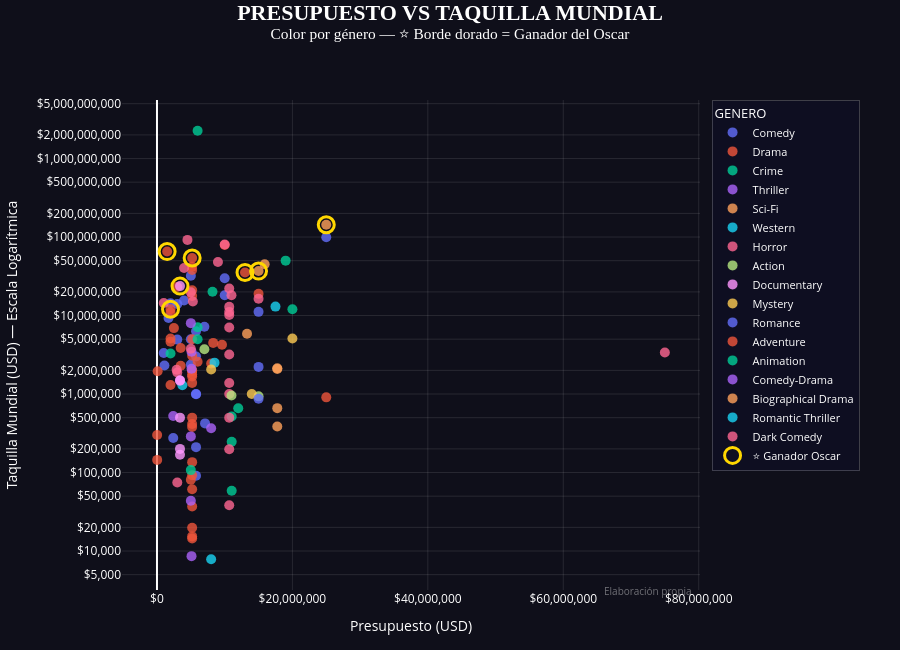

Notebook code cell kept with this figure:
### Code cell
import plotly.express as px
import plotly.graph_objects as go

# ── Preparar datos ────────────────────────────────────────────────────────────
df_scatter = a24.copy()
df_scatter["oscar_bool"] = df_scatter["OSCAR"]== "YES"

# ── Figura base con px (color por género) ────────────────────────────────────
fig = px.scatter(
    df_scatter,
    x="PRESUPUESTO",
    y="TAQUILLA MUNDIAL",
    color="GENERO",
    hover_name="TITULO",
    hover_data={
        "PRESUPUESTO"     : ":,.0f",
        "TAQUILLA MUNDIAL": ":,.0f",
        "DIRECTOR"        : True,
        "AÑO ESTRENO"     : True,
        "OSCAR"           : True,
        "GENERO"          : False,
    },
    height=650,
)

fig.update_traces(
    marker=dict(size=10, opacity=0.8),
)

# ── Capa extra — borde dorado para ganadores del Oscar ────────────────────────
df_oscar = df_scatter[df_scatter["oscar_bool"]]

fig.add_trace(
    go.Scatter(
        x=df_oscar["PRESUPUESTO"],
        y=df_oscar["TAQUILLA MUNDIAL"],
        mode="markers",
        name="⭐ Ganador Oscar",
        marker=dict(
            size=16,
            color="rgba(0,0,0,0)",           # transparente por dentro
            line=dict(color="gold", width=3),# borde dorado
            symbol="circle",
        ),
        hovertemplate=(
            "<b>%{customdata[0]}</b><br>"
            "Presupuesto: $%{x:,.0f}<br>"
            "Taquilla: $%{y:,.0f}<br>"
            "⭐ Ganador del Oscar<extra></extra>"
        ),
        customdata=df_oscar[["TITULO"]].values,
    )
)

# ── Layout ────────────────────────────────────────────────────────────────────
fig.update_layout(
    title=dict(
        text="<b>PRESUPUESTO VS TAQUILLA MUNDIAL</b><br><sup>Color por género — ⭐ Borde dorado = Ganador del Oscar</sup>",
        font=dict(size=22, color="white", family="Arial Black"),
        x=0.5,
        xanchor="center",
        y=0.97,
    ),

    paper_bgcolor="#0f0f1a",
    plot_bgcolor="#0f0f1a",

    xaxis=dict(
        title="Presupuesto (USD)",
        color="white",
        gridcolor="rgba(255,255,255,0.1)",
        tickformat="$,.0f",
    ),
    yaxis=dict(
        title="Taquilla Mundial (USD) — Escala Logarítmica",
        color="white",
        gridcolor="rgba(255,255,255,0.1)",
        type="log",
        exponentformat="none",
        tickformat="$,.0f",
    ),

    legend=dict(
        font=dict(color="white", size=11),
        bgcolor="rgba(15,15,35,0.85)",
        bordercolor="rgba(255,255,255,0.2)",
        borderwidth=1,
        x=1.02,
        y=1,
        xanchor="left",
        yanchor="top",
    ),

    font=dict(color="white"),
    margin={"r": 200, "t": 100, "l": 80, "b": 60},
    height=650,

    annotations=[
        dict(
            text="Elaboración propia",
            x=0.99, y=-0.02,
            xref="paper", yref="paper",
            showarrow=False,
            font=dict(size=10, color="rgba(255,255,255,0.4)"),
            xanchor="right",
        )
    ],
)

fig.show()

### Figure 1 — Plotly figure (JSON) as saved in the notebook; plotly's stock layout.template omitted (floating-point values rounded to 4 significant figures; data arrays with more than 128 entries replaced by an {"elided": "..."} marker saying what was removed)
{"data": [{"customdata": [["Roman Coppola", 2013, "NO", "Comedy"], ["Harmony Korine", 2013, "NO", "Comedy"], ["Gillian Robespierre", 2014, "NO", "Comedy"], ["Jeff Baena", 2014, "NO", "Comedy"], ["Lynn Shelton", 2014, "NO", "Comedy"], ["Noah Baumbach", 2015, "NO", "Comedy"], ["Anna Boden, Ryan Fleck", 2015, "NO", "Comedy"], ["Yorgos Lanthimos", 2016, "NO", "Comedy"], ["Dan Kwan, Daniel Scheinert", 2016, "NO", "Comedy"], ["Chad Hartigan", 2016, "NO", "Comedy"], ["Mike Mills", 2016, "NO", "Comedy"], ["James Franco", 2017, "NO", "Comedy"], ["Bo Burnham", 2018, "NO", "Comedy"], ["Jonah Hill", 2018, "NO", "Comedy"], ["Sofia Coppola", 2020, "NO", "Comedy"], ["Janicza Bravo", 2021, "NO", "Comedy"], ["Sean Baker", 2021, "NO", "Comedy"], ["Dan Kwan, Daniel Scheinert", 2022, "NO", "Comedy"], ["Dean Fleischer Camp", 2022, "NO", "Comedy"], ["Owen Kline", 2022, "NO", "Comedy"], ["Halina Reijn", 2022, "NO", "Comedy"], ["Kyle Mooney", 2024, "NO", "Comedy"]], "hovertemplate": "<b>%{hovertext}</b><br><br>PRESUPUESTO=%{x:,.0f}<br>TAQUILLA MUNDIAL=%{y:,.0f}<br>DIRECTOR=%{customdata[0]}<br>AÑO ESTRENO=%{customdata[1]}<br>OSCAR=%{customdata[2]}<extra></extra>", "hovertext": ["A Glimpse Inside the Mind of Charles Swan III", "Spring Breakers", "Obvious Child", "Life After Beth", "Laggies", "While We're Young", "Mississippi Grind", "The Lobster", "Swiss Army Man", "Morris From America", "20th Century Women", "The Disaster Artist", "Eighth Grade", "Mid90s", "On The Rocks", "Zola", "Red Rocket", "Everything Everywhere All At Once", "Marcel the Shell With Shoes On", "Funny Pages", "Bodies Bodies Bodies", "Y2K"], "legendgroup": "Comedy", "marker": {"color": "#636efa", "opacity": 0.8, "size": 10, "symbol": "circle"}, "mode": "markers", "name": "Comedy", "orientation": "v", "showlegend": true, "type": "scatter", "x": [5768750, 5000000, 1000000, 2400000, 5000000, 10000000, 7100000, 4000000, 3000000, 5768750, 7000000, 10000000, 2000000, 1700000, 5768750, 5000000, 1100000, 25000000, 5768750, 5768750, 3000000, 5768750], "xaxis": "x", "y": [210565, 32170399, 3325417, 274717, 2379154, 18117839, 422746, 15509546, 4935501, 91151, 7214806, 29820616, 14347433, 9303022, 992103, 4998097, 2308699, 99241693, 6307913, 1000000, 14029755, 3000000], "yaxis": "y"}, {"customdata": {"elided": "43x4 mixed values"}, "hovertemplate": "<b>%{hovertext}</b><br><br>PRESUPUESTO=%{x:,.0f}<br>TAQUILLA MUNDIAL=%{y:,.0f}<br>DIRECTOR=%{customdata[0]}<br>AÑO ESTRENO=%{customdata[1]}<br>OSCAR=%{customdata[2]}<extra></extra>", "hovertext": ["Ginger & Rosa", "The Spectacular Now", "Locke", "The End of the Tour", "Room", "Remember", "Krisha", "The Adderall Diaries", "Into The Forest", "The Sea of Trees", "American Honey", "Moonlight", "A Ghost Story", "Menashe", "The Florida Project", "Lady Bird", "The Last Movie Star", "Lean on Pete", "First Reformed", "Woman Walks Ahead", "Never Goin' Back", "The Children Act", "Native Son", "The Souvenir", "The Last Black Man in San Francisco", "Skin", "Share", "The Farewell", "The Death of Dick Long", "Low Tide", "The Kill Team", "Waves", "First Cow", "Minari", "The Souvenir Part II", "C'mon C'mon", "The Humans", "The Sky is Everywhere", "The Whale", "Past Lives", "Parthenope", "Eternity", "The Smashing Machine"], "legendgroup": "Drama", "marker": {"color": "#EF553B", "opacity": 0.8, "size": 10, "symbol": "circle"}, "mode": "markers", "name": "Drama", "orientation": "v", "showlegend": true, "type": "scatter", "x": [5193095, 2500000, 2000000, 5193000.0, 13000000, 9600000, 30000, 5193000.0, 5193000.0, 25000000, 3500000, 1500000, 100000, 5193000.0, 2000000, 10000000, 5193000.0, 8000000, 3500000, 5000000, 5193000.0, 5193000.0, 2000000, 5193000.0, 2000000, 5193000.0, 25000, 3000000, 5193000.0, 5193000.0, 5193000.0, 6000000, 5193000.0, 2000000, 5193000.0, 8300000, 5193000.0, 5193000.0, 5193000.0, 5193000.0, 5193000.0, 5193000.0, 5193000.0], "xaxis": "x", "y": [1674776, 6918591, 5090608, 3072991, 35401758, 4235959, 144822, 15364, 92166, 906995, 2290649, 65336603, 1951683, 1962265, 10954677, 78986478, 14410, 2443584, 3862498, 80912, 61271, 17696794, 1301121, 1777486, 4637830, 135562, 300000, 23076657, 36856, 500000, 415772, 2576990, 1386609, 12019408, 380778, 4484199, 19787, 2000000, 54044481, 42000000, 5000000, 38000000, 21000000], "yaxis": "y"}, {"customdata": [["Sofia Coppola", 2013, "NO", "Crime"], ["Andrew Lau, Andrew Loo", 2014, "NO", "Crime"], ["J.C. Chandor", 2014, "NO", "Crime"], ["Julius Avery", 2015, "NO", "Crime"], ["Adam Smith", 2017, "NO", "Crime"], ["Josh Safdie, Benny Safdie", 2017, "NO", "Crime"], ["Elijah Bynum", 2018, "NO", "Crime"], ["Stephen McCallum", 2019, "NO", "Crime"], ["Josh Safdie, Benny Safdie", 2019, "NO", "Crime"]], "hovertemplate": "<b>%{hovertext}</b><br><br>PRESUPUESTO=%{x:,.0f}<br>TAQUILLA MUNDIAL=%{y:,.0f}<br>DIRECTOR=%{customdata[0]}<br>AÑO ESTRENO=%{customdata[1]}<br>OSCAR=%{customdata[2]}<extra></extra>", "hovertext": ["The Bling Ring", "Revenge of the Green Dragons", "A Most Violent Year", "Son of a Gun", "Trespass Against Us", "Good Time", "Hot Summer Nights", "Outlaws", "Uncut Gems"], "legendgroup": "Crime", "marker": {"color": "#00cc96", "opacity": 0.8, "size": 10, "symbol": "circle"}, "mode": "markers", "name": "Crime", "orientation": "v", "showlegend": true, "type": "scatter", "x": [8200000, 5000000, 20000000, 12000000, 11030000.0, 2000000, 11030000.0, 11030000.0, 19000000], "xaxis": "x", "y": [20045576, 107412, 12007070, 660241, 517197, 3283369, 246133, 58652, 50023780], "yaxis": "y"}, {"customdata": [["Denis Villeneuve", 2014, "NO", "Thriller"], ["Atom Egoyan", 2014, "NO", "Thriller"], ["Matt Shakman", 2015, "NO", "Thriller"], ["William Monahan", 2016, "NO", "Thriller"], ["Kate Mulleavy, Laura Mulleavy", 2017, "NO", "Thriller"], ["Per Fly", 2018, "NO", "Thriller"], ["Joel Coen", 2021, "NO", "Thriller"]], "hovertemplate": "<b>%{hovertext}</b><br><br>PRESUPUESTO=%{x:,.0f}<br>TAQUILLA MUNDIAL=%{y:,.0f}<br>DIRECTOR=%{customdata[0]}<br>AÑO ESTRENO=%{customdata[1]}<br>OSCAR=%{customdata[2]}<extra></extra>", "hovertext": ["Enemy", "The Captive", "Cut Bank", "Mojave", "Woodshock", "Backstabbing For Beginners", "The Tragedy of Macbeth"], "legendgroup": "Thriller", "marker": {"color": "#ab63fa", "opacity": 0.8, "size": 10, "symbol": "circle"}, "mode": "markers", "name": "Thriller", "orientation": "v", "showlegend": true, "type": "scatter", "x": [5100000, 5100000, 5000000, 5100000, 5000000, 8000000, 2400000], "xaxis": "x", "y": [3468224, 2096212, 288591, 8602, 43682, 367000, 524771], "yaxis": "y"}, {"customdata": [["Jonathan Glazer", 2014, "NO", "Sci-Fi"], ["Alex Garland", 2015, "YES", "Sci-Fi"], ["Drake Doremus", 2016, "NO", "Sci-Fi"], ["John Cameron Mitchell", 2018, "NO", "Sci-Fi"], ["Claire Denis", 2019, "NO", "Sci-Fi"], ["Kogonada", 2022, "NO", "Sci-Fi"], ["Daniel Kwan, Daniel Scheinert", 2022, "YES", "Sci-Fi"]], "hovertemplate": "<b>%{hovertext}</b><br><br>PRESUPUESTO=%{x:,.0f}<br>TAQUILLA MUNDIAL=%{y:,.0f}<br>DIRECTOR=%{customdata[0]}<br>AÑO ESTRENO=%{customdata[1]}<br>OSCAR=%{customdata[2]}<extra></extra>", "hovertext": ["Under the Skin", "Ex Machina", "Equals", "How To Talk To Girls At Parties", "High Life", "After Yang", "Everything Everywhere All at Once"], "legendgroup": "Sci-Fi", "marker": {"color": "#FFA15A", "opacity": 0.8, "size": 10, "symbol": "circle"}, "mode": "markers", "name": "Sci-Fi", "orientation": "v", "showlegend": true, "type": "scatter", "x": [13300000, 15000000, 17770000.0, 17770000.0, 17770000.0, 17770000.0, 25000000], "xaxis": "x", "y": [5866389, 36896242, 2084628, 385733, 2133033, 661386, 143400000], "yaxis": "y"}, {"customdata": [["David Michôd", 2014, "NO", "Western"], ["John Maclean", 2015, "NO", "Western"], ["Jared Moshe", 2017, "NO", "Western"]], "hovertemplate": "<b>%{hovertext}</b><br><br>PRESUPUESTO=%{x:,.0f}<br>TAQUILLA MUNDIAL=%{y:,.0f}<br>DIRECTOR=%{customdata[0]}<br>AÑO ESTRENO=%{customdata[1]}<br>OSCAR=%{customdata[2]}<extra></extra>", "hovertext": ["The Rover", "Slow West", "The Ballad of Lefty Brown"], "legendgroup": "Western", "marker": {"color": "#19d3f3", "opacity": 0.8, "size": 10, "symbol": "circle"}, "mode": "markers", "name": "Western", "orientation": "v", "showlegend": true, "type": "scatter", "x": [8500000, 3750000, 8000000], "xaxis": "x", "y": [2510007, 1295574, 7856], "yaxis": "y"}, {"customdata": [["Kevin Smith", 2014, "NO", "Horror"], ["Robert Eggers", 2016, "NO", "Horror"], ["Jeremy Saulnier", 2016, "NO", "Horror"], ["Bryan Bertino", 2016, "NO", "Horror"], ["Oz Perkins", 2017, "NO", "Horror"], ["Trey Edward Shults", 2017, "NO", "Horror"], ["Yorgos Lanthimos", 2017, "NO", "Horror"], ["Ari Aster", 2018, "NO", "Horror"], ["Austin Vesely", 2018, "NO", "Horror"], ["Gaspar Noé", 2019, "NO", "Horror"], ["Lee Cronin", 2019, "NO", "Horror"], ["Ari Aster", 2019, "NO", "Horror"], ["Robert Eggers", 2019, "NO", "Horror"], ["Peter Strickland", 2019, "NO", "Horror"], ["Rose Glass", 2021, "NO", "Horror"], ["John Lee", 2021, "NO", "Horror"], ["Valdimar Jóhannsson", 2021, "NO", "Horror"], ["Ti West", 2022, "NO", "Horror"], ["Alex Garland", 2022, "NO", "Horror"], ["Halina Reijn", 2022, "NO", "Horror"], ["Ti West", 2022, "NO", "Horror"], ["Ti West", 2022, "NO", "Horror"], ["Ti West", 2024, "NO", "Horror"], ["Danny Philippou, Michael Philippou", 2023, "NO", "Horror"]], "hovertemplate": "<b>%{hovertext}</b><br><br>PRESUPUESTO=%{x:,.0f}<br>TAQUILLA MUNDIAL=%{y:,.0f}<br>DIRECTOR=%{customdata[0]}<br>AÑO ESTRENO=%{customdata[1]}<br>OSCAR=%{customdata[2]}<extra></extra>", "hovertext": ["Tusk", "The Witch", "Green Room", "The Monster", "The Blackcoat's Daughter", "It Comes At Night", "The Killing of a Sacred Deer", "Hereditary", "Slice", "Climax", "The Hole in the Ground", "Midsommar", "The Lighthouse", "In Fabric", "Saint Maud", "False Positive", "Lamb", "X", "Men", "Bodies Bodies Bodies", "X", "Pearl", "MaXXXine", "Talk to Me"], "legendgroup": "Horror", "marker": {"color": "#FF6692", "opacity": 0.8, "size": 10, "symbol": "circle"}, "mode": "markers", "name": "Horror", "orientation": "v", "showlegend": true, "type": "scatter", "x": [3000000, 4000000, 5000000, 3000000, 10670000.0, 5000000, 10670000.0, 10000000, 10670000.0, 2900000, 75000000, 9000000, 11000000, 10670000.0, 10670000.0, 10670000.0, 10670000.0, 1000000, 10670000.0, 10670000.0, 5300000, 10670000.0, 10670000.0, 4500000], "xaxis": "x", "y": [1882074, 40423945, 3769214, 74700, 38348, 19735344, 7027336, 80200936, 500000, 2036044, 3373474, 47968908, 18150235, 197592, 1383868, 1000000, 3189087, 14476595, 11133814, 12924060, 15113105, 10139416, 22057160, 91944611], "yaxis": "y"}, {"customdata": [["Kyle Newman", 2015, "NO", "Action"], ["Ben Wheatley", 2017, "NO", "Action"], ["Jean-Stéphane Sauvaire", 2018, "NO", "Action"]], "hovertemplate": "<b>%{hovertext}</b><br><br>PRESUPUESTO=%{x:,.0f}<br>TAQUILLA MUNDIAL=%{y:,.0f}<br>DIRECTOR=%{customdata[0]}<br>AÑO ESTRENO=%{customdata[1]}<br>OSCAR=%{customdata[2]}<extra></extra>", "hovertext": ["Barely Lethal", "Free Fire", "A Prayer Before Dawn"], "legendgroup": "Action", "marker": {"color": "#B6E880", "opacity": 0.8, "size": 10, "symbol": "circle"}, "mode": "markers", "name": "Action", "orientation": "v", "showlegend": true, "type": "scatter", "x": [15000000, 7000000, 11000000], "xaxis": "x", "y": [933847, 3719383, 958883], "yaxis": "y"}, {"customdata": [["Asif Kapadia", 2015, "YES", "Documentary"], ["Noah Baumbach, Jake Paltrow", 2016, "NO", "Documentary"], ["Mat Whitecross", 2016, "NO", "Documentary"], ["Leo Scott, Ting Poo", 2021, "NO", "Documentary"], ["Amanda McBaine, Jesse Moss", 2022, "NO", "Documentary"], ["Laura McGann", 2025, "NO", "Documentary"]], "hovertemplate": "<b>%{hovertext}</b><br><br>PRESUPUESTO=%{x:,.0f}<br>TAQUILLA MUNDIAL=%{y:,.0f}<br>DIRECTOR=%{customdata[0]}<br>AÑO ESTRENO=%{customdata[1]}<br>OSCAR=%{customdata[2]}<extra></extra>", "hovertext": ["Amy", "De Palma", "Supersonic", "Val", "Boys State", "The Deepest Breath"], "legendgroup": "Documentary", "marker": {"color": "#FF97FF", "opacity": 0.8, "size": 10, "symbol": "circle"}, "mode": "markers", "name": "Documentary", "orientation": "v", "showlegend": true, "type": "scatter", "x": [3400000, 3400000, 3400000, 3400000, 3400000, 3400000], "xaxis": "x", "y": [23706386, 168045, 1478119, 200000, 1500000, 500000], "yaxis": "y"}, {"customdata": [["Gilles Paquet-Brenner", 2015, "NO", "Mystery"], ["Shawn Christensen", 2018, "NO", "Mystery"], ["David Robert Mitchell", 2019, "NO", "Mystery"]], "hovertemplate": "<b>%{hovertext}</b><br><br>PRESUPUESTO=%{x:,.0f}<br>TAQUILLA MUNDIAL=%{y:,.0f}<br>DIRECTOR=%{customdata[0]}<br>AÑO ESTRENO=%{customdata[1]}<br>OSCAR=%{customdata[2]}<extra></extra>", "hovertext": ["Dark Places", "The Vanishing of Sidney Hall", "Under the Silver Lake"], "legendgroup": "Mystery", "marker": {"color": "#FECB52", "opacity": 0.8, "size": 10, "symbol": "circle"}, "mode": "markers", "name": "Mystery", "orientation": "v", "showlegend": true, "type": "scatter", "x": [20000000, 14000000, 8000000], "xaxis": "x", "y": [5090852, 1000000, 2053469], "yaxis": "y"}, {"customdata": [["Azazel Jacobs", 2017, "NO", "Romance"], ["David Leveaux", 2017, "NO", "Romance"], ["Sebastián Lelio", 2019, "NO", "Romance"]], "hovertemplate": "<b>%{hovertext}</b><br><br>PRESUPUESTO=%{x:,.0f}<br>TAQUILLA MUNDIAL=%{y:,.0f}<br>DIRECTOR=%{customdata[0]}<br>AÑO ESTRENO=%{customdata[1]}<br>OSCAR=%{customdata[2]}<extra></extra>", "hovertext": ["The Lovers", "The Exception", "Gloria Bell"], "legendgroup": "Romance", "marker": {"color": "#636efa", "opacity": 0.8, "size": 10, "symbol": "circle"}, "mode": "markers", "name": "Romance", "orientation": "v", "showlegend": true, "type": "scatter", "x": [15000000, 15000000, 15000000], "xaxis": "x", "y": [2216083, 872805, 11145006], "yaxis": "y"}, {"customdata": [["David Lowery", 2021, "NO", "Adventure"]], "hovertemplate": "<b>%{hovertext}</b><br><br>PRESUPUESTO=%{x:,.0f}<br>TAQUILLA MUNDIAL=%{y:,.0f}<br>DIRECTOR=%{customdata[0]}<br>AÑO ESTRENO=%{customdata[1]}<br>OSCAR=%{customdata[2]}<extra></extra>", "hovertext": ["The Green Knight"], "legendgroup": "Adventure", "marker": {"color": "#EF553B", "opacity": 0.8, "size": 10, "symbol": "circle"}, "mode": "markers", "name": "Adventure", "orientation": "v", "showlegend": true, "type": "scatter", "x": [15000000], "xaxis": "x", "y": [18888418], "yaxis": "y"}, {"customdata": [["Dean Fleischer-Camp", 2022, "NO", "Animation"], ["Isaiah Saxon", 2025, "NO", "Animation"], ["Jiaozi", 2025, "NO", "Animation"]], "hovertemplate": "<b>%{hovertext}</b><br><br>PRESUPUESTO=%{x:,.0f}<br>TAQUILLA MUNDIAL=%{y:,.0f}<br>DIRECTOR=%{customdata[0]}<br>AÑO ESTRENO=%{customdata[1]}<br>OSCAR=%{customdata[2]}<extra></extra>", "hovertext": ["Marcel the Shell with Shoes On", "The Legend of Ochi", "Ne Zha II"], "legendgroup": "Animation", "marker": {"color": "#00cc96", "opacity": 0.8, "size": 10, "symbol": "circle"}, "mode": "markers", "name": "Animation", "orientation": "v", "showlegend": true, "type": "scatter", "x": [6000000, 6000000, 6000000], "xaxis": "x", "y": [7103547, 5000000, 2260000000], "yaxis": "y"}, {"customdata": [["Nicole Holofcener", 2023, "NO", "Comedy-Drama"]], "hovertemplate": "<b>%{hovertext}</b><br><br>PRESUPUESTO=%{x:,.0f}<br>TAQUILLA MUNDIAL=%{y:,.0f}<br>DIRECTOR=%{customdata[0]}<br>AÑO ESTRENO=%{customdata[1]}<br>OSCAR=%{customdata[2]}<extra></extra>", "hovertext": ["You Hurt My Feelings"], "legendgroup": "Comedy-Drama", "marker": {"color": "#ab63fa", "opacity": 0.8, "size": 10, "symbol": "circle"}, "mode": "markers", "name": "Comedy-Drama", "orientation": "v", "showlegend": true, "type": "scatter", "x": [5000000], "xaxis": "x", "y": [8000000], "yaxis": "y"}, {"customdata": [["Sean Durkin", 2023, "NO", "Biographical Drama"]], "hovertemplate": "<b>%{hovertext}</b><br><br>PRESUPUESTO=%{x:,.0f}<br>TAQUILLA MUNDIAL=%{y:,.0f}<br>DIRECTOR=%{customdata[0]}<br>AÑO ESTRENO=%{customdata[1]}<br>OSCAR=%{customdata[2]}<extra></extra>", "hovertext": ["The Iron Claw"], "legendgroup": "Biographical Drama", "marker": {"color": "#FFA15A", "opacity": 0.8, "size": 10, "symbol": "circle"}, "mode": "markers", "name": "Biographical Drama", "orientation": "v", "showlegend": true, "type": "scatter", "x": [15900000], "xaxis": "x", "y": [45000000], "yaxis": "y"}, {"customdata": [["Rose Glass", 2024, "NO", "Romantic Thriller"]], "hovertemplate": "<b>%{hovertext}</b><br><br>PRESUPUESTO=%{x:,.0f}<br>TAQUILLA MUNDIAL=%{y:,.0f}<br>DIRECTOR=%{customdata[0]}<br>AÑO ESTRENO=%{customdata[1]}<br>OSCAR=%{customdata[2]}<extra></extra>", "hovertext": ["Love Lies Bleeding"], "legendgroup": "Romantic Thriller", "marker": {"color": "#19d3f3", "opacity": 0.8, "size": 10, "symbol": "circle"}, "mode": "markers", "name": "Romantic Thriller", "orientation": "v", "showlegend": true, "type": "scatter", "x": [17500000], "xaxis": "x", "y": [13000000], "yaxis": "y"}, {"customdata": [["Alex Scharfman", 2025, "NO", "Dark Comedy"]], "hovertemplate": "<b>%{hovertext}</b><br><br>PRESUPUESTO=%{x:,.0f}<br>TAQUILLA MUNDIAL=%{y:,.0f}<br>DIRECTOR=%{customdata[0]}<br>AÑO ESTRENO=%{customdata[1]}<br>OSCAR=%{customdata[2]}<extra></extra>", "hovertext": ["Death of a Unicorn"], "legendgroup": "Dark Comedy", "marker": {"color": "#FF6692", "opacity": 0.8, "size": 10, "symbol": "circle"}, "mode": "markers", "name": "Dark Comedy", "orientation": "v", "showlegend": true, "type": "scatter", "x": [15000000], "xaxis": "x", "y": [16400000], "yaxis": "y"}, {"customdata": [["Ex Machina"], ["Amy"], ["Room"], ["Moonlight"], ["Minari"], ["Everything Everywhere All at Once"], ["The Whale"]], "hovertemplate": "<b>%{customdata[0]}</b><br>Presupuesto: $%{x:,.0f}<br>Taquilla: $%{y:,.0f}<br>⭐ Ganador del Oscar<extra></extra>", "marker": {"color": "rgba(0,0,0,0)", "line": {"color": "gold", "width": 3}, "size": 16, "symbol": "circle"}, "mode": "markers", "name": "⭐ Ganador Oscar", "type": "scatter", "x": [15000000, 3400000, 13000000, 1500000, 2000000, 25000000, 5193000.0], "y": [36896242, 23706386, 35401758, 65336603, 12019408, 143400000, 54044481]}], "layout": {"annotations": [{"font": {"color": "rgba(255,255,255,0.4)", "size": 10}, "showarrow": false, "text": "Elaboración propia", "x": 0.99, "xanchor": "right", "xref": "paper", "y": -0.02, "yref": "paper"}], "font": {"color": "white"}, "height": 650, "legend": {"bgcolor": "rgba(15,15,35,0.85)", "bordercolor": "rgba(255,255,255,0.2)", "borderwidth": 1, "font": {"color": "white", "size": 11}, "title": {"text": "GENERO"}, "tracegroupgap": 0, "x": 1.02, "xanchor": "left", "y": 1, "yanchor": "top"}, "margin": {"b": 60, "l": 80, "r": 200, "t": 100}, "paper_bgcolor": "#0f0f1a", "plot_bgcolor": "#0f0f1a", "title": {"font": {"color": "white", "family": "Arial Black", "size": 22}, "text": "<b>PRESUPUESTO VS TAQUILLA MUNDIAL</b><br><sup>Color por género — ⭐ Borde dorado = Ganador del Oscar</sup>", "x": 0.5, "xanchor": "center", "y": 0.97}, "xaxis": {"anchor": "y", "color": "white", "domain": [0, 1], "gridcolor": "rgba(255,255,255,0.1)", "tickformat": "$,.0f", "title": {"text": "Presupuesto (USD)"}}, "yaxis": {"anchor": "x", "color": "white", "domain": [0, 1], "exponentformat": "none", "gridcolor": "rgba(255,255,255,0.1)", "tickformat": "$,.0f", "title": {"text": "Taquilla Mundial (USD) — Escala Logarítmica"}, "type": "log"}}}
